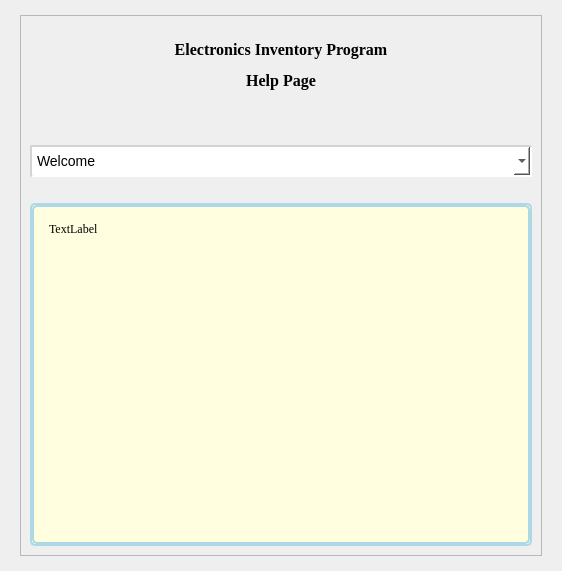
<?xml version="1.0" encoding="UTF-8"?>
<ui version="4.0">
 <class>MainWindow</class>
 <widget class="QMainWindow" name="MainWindow">
  <property name="geometry">
   <rect>
    <x>0</x>
    <y>0</y>
    <width>562</width>
    <height>571</height>
   </rect>
  </property>
  <property name="minimumSize">
   <size>
    <width>0</width>
    <height>0</height>
   </size>
  </property>
  <property name="maximumSize">
   <size>
    <width>16777215</width>
    <height>16777215</height>
   </size>
  </property>
  <property name="windowTitle">
   <string>EIP - Help Page</string>
  </property>
  <property name="windowIcon">
   <iconset>
    <normaloff>../Icons/question.png</normaloff>../Icons/question.png</iconset>
  </property>
  <property name="styleSheet">
   <string notr="true"/>
  </property>
  <widget class="QWidget" name="centralwidget">
   <property name="styleSheet">
    <string notr="true"/>
   </property>
   <layout class="QVBoxLayout" name="verticalLayout_2">
    <property name="leftMargin">
     <number>20</number>
    </property>
    <property name="topMargin">
     <number>15</number>
    </property>
    <property name="rightMargin">
     <number>20</number>
    </property>
    <property name="bottomMargin">
     <number>15</number>
    </property>
    <item>
     <widget class="QFrame" name="frame_2">
      <property name="frameShape">
       <enum>QFrame::StyledPanel</enum>
      </property>
      <property name="frameShadow">
       <enum>QFrame::Raised</enum>
      </property>
      <layout class="QGridLayout" name="gridLayout">
       <item row="0" column="1">
        <spacer name="verticalSpacer_3">
         <property name="orientation">
          <enum>Qt::Vertical</enum>
         </property>
         <property name="sizeType">
          <enum>QSizePolicy::Fixed</enum>
         </property>
         <property name="sizeHint" stdset="0">
          <size>
           <width>20</width>
           <height>15</height>
          </size>
         </property>
        </spacer>
       </item>
       <item row="1" column="1">
        <widget class="QLabel" name="title">
         <property name="sizePolicy">
          <sizepolicy hsizetype="Fixed" vsizetype="Fixed">
           <horstretch>0</horstretch>
           <verstretch>0</verstretch>
          </sizepolicy>
         </property>
         <property name="styleSheet">
          <string notr="true">            QLabel {
                font: 16px Times;
                font-weight: bold;
            }</string>
         </property>
         <property name="text">
          <string>&lt;html&gt;&lt;head/&gt;&lt;body&gt;&lt;p align=&quot;center&quot;&gt;Electronics Inventory Program&lt;/p&gt;&lt;p align=&quot;center&quot;&gt;Help Page&lt;/p&gt;&lt;p align=&quot;center&quot;&gt;&lt;br/&gt;&lt;/p&gt;&lt;/body&gt;&lt;/html&gt;</string>
         </property>
        </widget>
       </item>
       <item row="1" column="0">
        <spacer name="horizontalSpacer">
         <property name="orientation">
          <enum>Qt::Horizontal</enum>
         </property>
         <property name="sizeHint" stdset="0">
          <size>
           <width>40</width>
           <height>20</height>
          </size>
         </property>
        </spacer>
       </item>
       <item row="1" column="2">
        <spacer name="horizontalSpacer_2">
         <property name="orientation">
          <enum>Qt::Horizontal</enum>
         </property>
         <property name="sizeHint" stdset="0">
          <size>
           <width>40</width>
           <height>20</height>
          </size>
         </property>
        </spacer>
       </item>
       <item row="6" column="0" colspan="3">
        <widget class="QComboBox" name="comboBox">
         <property name="cursor">
          <cursorShape>PointingHandCursor</cursorShape>
         </property>
         <property name="styleSheet">
          <string notr="true">QComboBox {
	font: 14px Arial;
	background-color: white;
	padding: 5px;
	border: 2px solid lightgrey;
	border-style: inset;
	border-radius: 2px;
}
            
QComboBox:focus {
	border: 1px solid blue;
}

QComboBox::down-arrow {
	width: 50px;
}

QAbstractItemView {
	background-color: white;
}</string>
         </property>
         <item>
          <property name="text">
           <string>Welcome</string>
          </property>
         </item>
        </widget>
       </item>
       <item row="7" column="0" colspan="3">
        <spacer name="verticalSpacer">
         <property name="orientation">
          <enum>Qt::Vertical</enum>
         </property>
         <property name="sizeType">
          <enum>QSizePolicy::Fixed</enum>
         </property>
         <property name="sizeHint" stdset="0">
          <size>
           <width>20</width>
           <height>20</height>
          </size>
         </property>
        </spacer>
       </item>
       <item row="8" column="0" colspan="3">
        <widget class="QScrollArea" name="scrollArea">
         <property name="styleSheet">
          <string notr="true">background-color: lightyellow;
border: 2px solid lightblue;
border-radius: 5px;</string>
         </property>
         <property name="widgetResizable">
          <bool>true</bool>
         </property>
         <widget class="QWidget" name="scrollAreaWidgetContents">
          <property name="geometry">
           <rect>
            <x>0</x>
            <y>0</y>
            <width>498</width>
            <height>305</height>
           </rect>
          </property>
          <layout class="QVBoxLayout" name="verticalLayout_3">
           <item>
            <widget class="QLabel" name="label_info">
             <property name="styleSheet">
              <string notr="true">            QLabel {
                border: none;
                font: 12px Times;
                padding: 5px;
            }</string>
             </property>
             <property name="text">
              <string>TextLabel</string>
             </property>
             <property name="textFormat">
              <enum>Qt::AutoText</enum>
             </property>
             <property name="alignment">
              <set>Qt::AlignLeading|Qt::AlignLeft|Qt::AlignTop</set>
             </property>
             <property name="wordWrap">
              <bool>true</bool>
             </property>
            </widget>
           </item>
          </layout>
         </widget>
        </widget>
       </item>
      </layout>
     </widget>
    </item>
   </layout>
  </widget>
  <widget class="QMenuBar" name="menubar">
   <property name="geometry">
    <rect>
     <x>0</x>
     <y>0</y>
     <width>562</width>
     <height>21</height>
    </rect>
   </property>
  </widget>
 </widget>
 <resources/>
 <connections/>
</ui>
